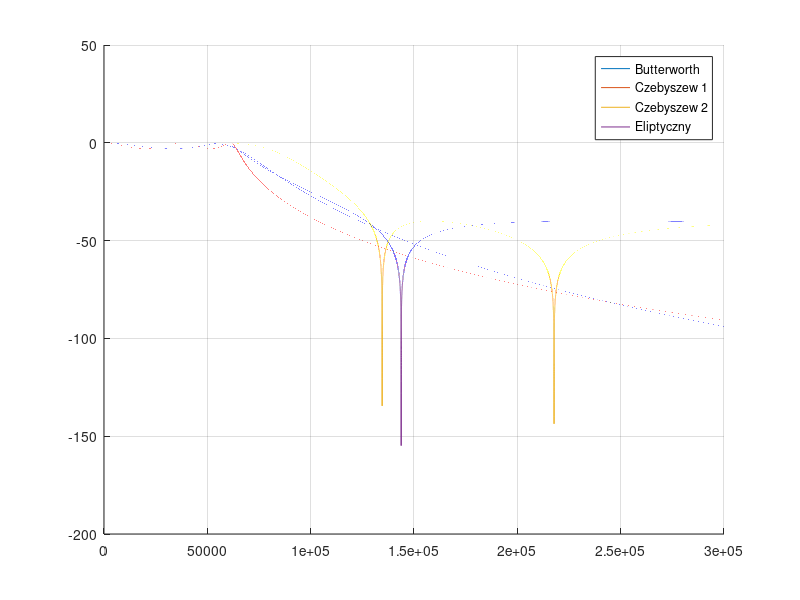

This chart was generated by the following MATLAB code:
clear all; close all;
fs = 256e3;
An = 40;    % najwieksze tlumienie dla 128kHz
Ap = 3;     % tlumienie dla < 64kHz
pass = 64e3;
stop = 128e3;

f = 0:1:300e3;
w = 2*pi*f;
s = j*w;

% Butterworth

% najnizszy mozliwy rzad
[n,Wn] = buttord(2*pi*pass,2*pi*stop,Ap,An,'s');

[b,a] = butter(n, 2*pi*pass, 's');

H1 = polyval(b,s)./ polyval(a,s);
H1 = H1/max(H1);
% 
% figure('Name', 'Filtr Butterworth');
% plot(f,20*log10(abs(H1)),'b'); grid;
% title('|H(f)| [dB] (oś f w skali log)');
% xlabel('Częstotliwość [Hz]');
% 
% p = roots(a);
% figure;
% plot(real(p), imag(p), 'x'); grid;
% title('Rozkład biegunów Butterworth');

H1log = 20*log10(abs(H1));
fprintf('Zafalowania Butterworth dla 64kHz: %f\n',H1log(pass));
fprintf('Tłumienie Butterwoth dla 128kHz: %f\n',H1log(stop));
fprintf('\n');

% Czebyszew 1

% najnizszy mozliwy rzad
[n,Wn] = cheb1ord(2*pi*pass,2*pi*stop,Ap,An,'s');

[b,a] = cheby1(n, 3, 2*pi*pass, 's');

H2 = polyval(b,s)./ polyval(a,s);
H2 = H2/max(H2);

% figure('Name', 'Filtr Czebyszew 1');
% plot(f,20*log10(abs(H2)),'b'); grid;
% title('|H(f)| [dB] (oś f w skali log)');
% xlabel('Częstotliwość [Hz]');

% p = roots(a);
% figure;
% plot(real(p), imag(p), 'x'); grid;
% title('Rozkład biegunów Czebyszew 1');

H2log = 20*log10(abs(H2));
fprintf('Zafalowania Czebyszew 1 dla 64kHz: %f\n',H2log(pass));
fprintf('Tłumienie Czebyszew 1 dla 128kHz: %f\n',H2log(stop));
fprintf('\n');

% Czebyszew 2

% najnizszy mozliwy rzad
[n,Wn] = cheb2ord(2*pi*pass,2*pi*stop,Ap,An,'s');

[b,a] = cheby2(n, 40, 2*pi*stop, 's');

H3 = polyval(b,s)./ polyval(a,s);
H3 = H3/max(H3);

% figure('Name', 'Filtr Czebyszew 2');
% plot(f,20*log10(abs(H3)),'b'); grid;
% title('|H(f)| [dB] (oś f w skali log)');
% xlabel('Częstotliwość [Hz]');
% 
% p = roots(a);
% figure;
% plot(real(p), imag(p), 'x'); grid;
% title('Rozkład biegunów Czebyszew 2');

H3log = 20*log10(abs(H3));
fprintf('Zafalowania Czebyszew 2 dla 64kHz: %f\n',H3log(pass));
fprintf('Tłumienie Czebyszew 2 dla 128kHz: %f\n',H3log(stop));
fprintf('\n');

% eliptyczny

% najnizszy mozliwy rzad
[n,Wn] = ellipord(2*pi*pass,2*pi*stop,Ap,An,'s');

[b,a] = ellip(n, 3, 40, 2*pi*pass, 's');

H4 = polyval(b,s)./ polyval(a,s);
H4 = H4/max(H4);

% figure('Name', 'Filtr Eliptyczny');
% plot(f,20*log10(abs(H4)),'b'); grid;
% title('|H(f)| [dB] (oś f w skali log)');
% xlabel('Częstotliwość [Hz]');
% 
% p = roots(a);
% figure;
% plot(real(p), imag(p), 'x'); grid;
% title('Rozkład biegunów filtr eliptyczny');

H4log = 20*log10(abs(H4));
fprintf('Zafalowania filtr eliptyczny dla 64kHz: %f\n',H4log(pass));
fprintf('Tłumienie filtr eliptyczny dla 128kHz: %f\n',H4log(stop));
fprintf('\n');

% wszystko na jednym, dodac legende
figure; grid;
hold on;
plot(f,20*log10(abs(H1)));
plot(f,20*log10(abs(H2)));
plot(f,20*log10(abs(H3)));
plot(f,20*log10(abs(H4)));
legend('Butterworth','Czebyszew 1','Czebyszew 2','Eliptyczny');